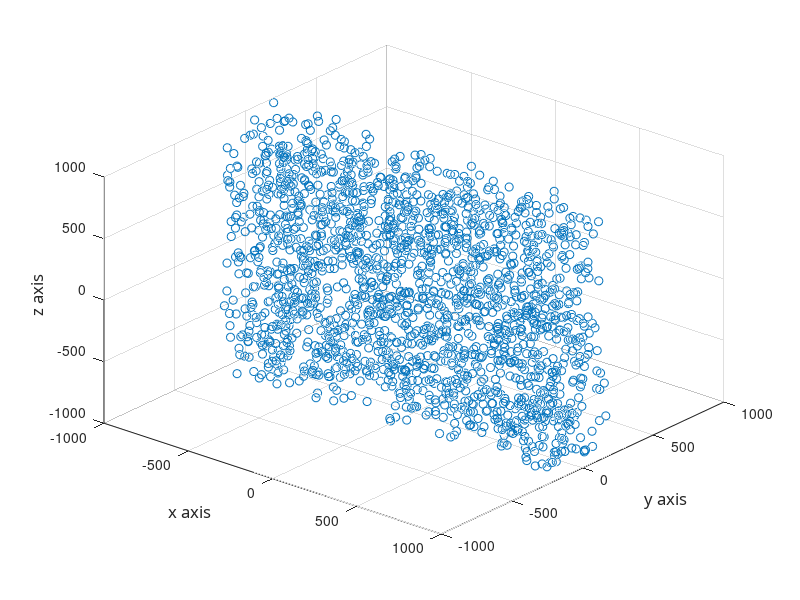
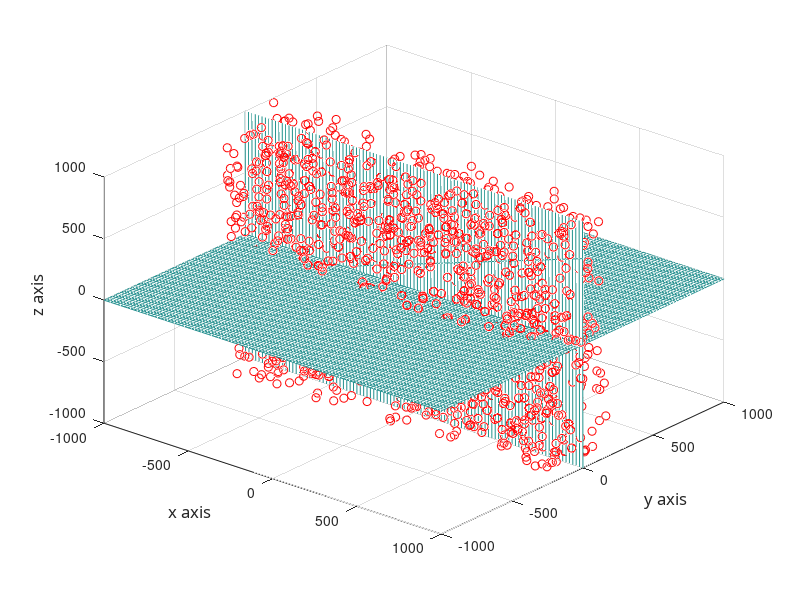
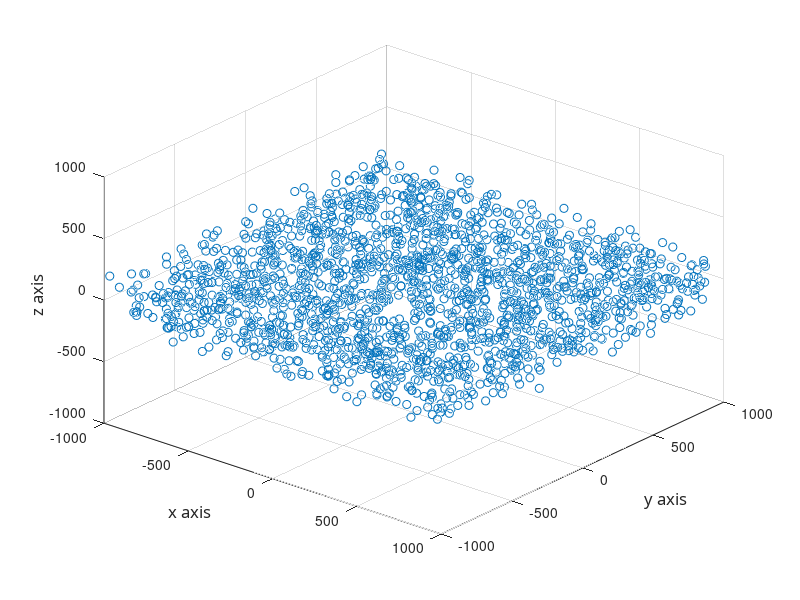

Recreate these plots in MATLAB, in order.

clc;
clear;
close all; 
%% Step0 随机数构建数据集
        ACC_X_1 = randperm(2001,2000)-1000;        % X轴向加速度
        ACC_Y_1 = (randperm(2002,2000)-1000).*0.2; % Y轴向加速度
        ACC_Z_1 = randperm(2003,2000)-1000;        % Z轴向加速度 
        Rot_X_1 = randperm(2004,2000).*0.05;        % X轴转速
        Rot_Y_1 = randperm(2005,2000).*0.05;        % Y轴转速
        Rot_Z_1 = randperm(2006,2000).*0.05;        % Z轴转速     
    
     % 此时人为设定车平面分布于ZX平面，此情况仅供测试使用
         % 画图
         figure('Name','Fig1_Random_Points','NumberTitle','off');
         scatter3(ACC_X_1,ACC_Y_1,ACC_Z_1);
         view(40,35)
         xlim([-1000 1000]); 
         ylim([-1000 1000]);
         zlim([-1000 1000]);
               xlabel('x axis','FontName','Times newman','FontSize',12);
               ylabel('y axis','FontName','Times newman','FontSize',12);
               zlabel('z axis','FontName','Times newman','FontSize',12);
%% Step1 数据采集   
     % 实际情况下此部分应为实时采集的加速度和转速数据组
     % Time = linspace(1, 2000 ,2000); %此处为手动添加数据点采集对应的时间     
     Time = linspace(1,length(ACC_X_1) ,length(ACC_X_1)); %此处为手动添加数据点采集对应的时间
     Data = [Time',ACC_X_1',ACC_Y_1',ACC_Z_1',Rot_X_1',Rot_Y_1',Rot_Z_1'];  %数据组 采集时间+X轴加速度+Y轴加速度+Z轴加速度
     
%% Step2 数据预处理   
     
     % % 轴向速度判定控制分段，此处省略步骤，实际使用时具体分析情况     
       
%% Step3 利用最小二乘法获得车辆的真实水平面 
 % 3.1 拟合前数据处理
     mean_ACC_all = mean(Data(:,2:4));   % XYZ轴向加速度平均值 mean
     std_ACC_all = std(Data(:,2:4));     % XYZ轴向加速度标准差 σ
     
    % Beta_i 对应了数据组的 Z_score 标准化分值    β_i=(x_i-mean)/σ
     Beta_all = (Data(:,2:4)-mean_ACC_all)./(std_ACC_all);  Beta_all = [Data(:,1),Beta_all];
     % Beta_all_max = max(Beta_all);
         FAR = 5; % FalseAcceptRate 错误接受率 可根据实际情况修改

    Data_Exclude_Outlier = Data (abs(Beta_all(:,2)) < FAR,:);                 % X轴晒选
    Data_Exclude_Outlier = Data_Exclude_Outlier(abs(Beta_all(:,3)) < FAR,:);  % Y轴晒选
    Data_Exclude_Outlier = Data_Exclude_Outlier(abs(Beta_all(:,4)) < FAR,:);  % Z轴晒选

 % 3.2 根据最小二乘法拟合车平面    （此处实际使用了奇异值分解（SVD）的手段求最小二乘平面）
    
         % 三维空间中的二维平面可以表示为 Ax+By+Cz+D = 0
         figure('Name','Fig2_Random_Points_Fit','NumberTitle','off');
         scatter3(ACC_X_1,ACC_Y_1,ACC_Z_1,'r');% scatter3(ACC_X_1,ACC_Y_1,ACC_Z_1,'r','filled');
         view(40,35)
         xlim([-1000 1000]); 
         ylim([-1000 1000]);
         zlim([-1000 1000]);
               xlabel('x axis','FontName','Times newman','FontSize',12);
               ylabel('y axis','FontName','Times newman','FontSize',12);
               zlabel('z axis','FontName','Times newman','FontSize',12);
         
           hold on;

        planeData= Data_Exclude_Outlier(:,2:4);   % 导入参与拟合平面的xyz三列数据

        % 协方差矩阵的SVD变换中，最小奇异值对应的奇异向量就是平面的方向
        xyz0 = mean(planeData,1);                         % 计算列均值
        centeredPlane = bsxfun(@minus,planeData,xyz0);    % bsxfun(@minus,planeData,xyz0)指planeData矩阵中元素与列均值xyz0的差值
        Plane4SVD = centeredPlane' * planeData;  
        [SVD_U,SVD_S,SVD_V]=svd(Plane4SVD);               % SVD分解求特征值 U·S·V

        % 矩阵计算结果中提取二维平面系数
        Plane.A=SVD_V(1,3);         % Ax+By+Cz+D = 0 中系数A
        Plane.B=SVD_V(2,3);         % Ax+By+Cz+D = 0 中系数B
        Plane.C=SVD_V(3,3);         % Ax+By+Cz+D = 0 中系数C
        Plane.D=-dot([Plane.A Plane.B Plane.C],xyz0);  % Ax+By+Cz+D = 0 中系数D 通过ABC构成的向量与列均值构成向量的点乘得到

        % 画图验证拟合结果 实际应用中可不使用 
            fit.x = -1000:20:1000;
            fit.y = -1000:20:1000;
            [FIT.X,FIT.Y]= meshgrid (fit.x,fit.y);
            FIT.Z = -(Plane.D + Plane.A * FIT.X + Plane.B * FIT.Y)/Plane.C;  % Ax+By+Cz+D = 0
            mesh(FIT.X,FIT.Y,FIT.Z);
            hold on 
            FIT.Z2 = zeros(size(FIT.Z));
            mesh(FIT.X,FIT.Y,FIT.Z2);
            
     
%% Step4：根据车平面对实际采集数据组进行轴角转换    
      Normal_Vector_1 = [0,0,1];                           % 初始三维平面法向量  N
      Normal_Vector_CarPlane = [Plane.A,Plane.B,Plane.C];  % 现在的车平面法向量  M
      % 计算初始平面与车平面间夹角 （通过向量的点乘实现）
      cos_RotateTheta =  dot(Normal_Vector_1,Normal_Vector_CarPlane) ./ ( norm(Normal_Vector_1)* norm(Normal_Vector_CarPlane));
      % 计算坐标转换所需的旋转轴向量 （通过向量的叉乘实现）
      Vector_RotateAxis = (cross(Normal_Vector_1,Normal_Vector_CarPlane))/(norm(cross(Normal_Vector_1,Normal_Vector_CarPlane)));
     
      % 计算转动矩阵 Rotate_Matrix （Q）
      c = cos_RotateTheta; s = sqrt(1-c^2); C = 1-c;
        x = Vector_RotateAxis(1,1) ; y = Vector_RotateAxis(1,2) ; z = Vector_RotateAxis(1,3);
       % z = Plane.A ; y = Plane.B ; x = Plane.C;
        Q = [x*x*C+c,x*y*C-z*s,x*z*C+y*s;y*x*C+z*s,y*y*C+c,y*z*C-x*s;z*x*C-y*s,z*y*C+x*s,z*z*C+c] ;
    % 对轴向加速度数据进行旋转操作  
        Data_Acc = Data(:,2:4); % Data3 = Data(:,2:4)';

                         % Data_Rotate = dot(Q,(Data(:,2:4)'));  错误
            %  Data_Rotate = Q*Data3;
        Data_Acc_Rotated = Data_Acc*Q;
       
         figure('Name','Fig3_Points_Rotated','NumberTitle','off');
          Data_Rotate2= Data_Acc_Rotated;
        %  scatter3(Data_Rotate(1,:),Data_Rotate(2,:),Data_Rotate(3,:));    
          scatter3(Data_Rotate2(:,1),Data_Rotate2(:,2),Data_Rotate2(:,3));    
         view(40,35)
         xlim([-1000 1000]); 
         ylim([-1000 1000]);
         zlim([-1000 1000]);
               xlabel('x axis','FontName','Times newman','FontSize',12);
               ylabel('y axis','FontName','Times newman','FontSize',12);
               zlabel('z axis','FontName','Times newman','FontSize',12);
    % 对转速数据进行旋转操作           
        Data_Rot = Data(:,5:7);         
        Data_Rot_Rotated = Data_Rot*Q; 
        
        Data_All_Rotated = [Data(:,1),Data_Acc_Rotated,Data_Rot_Rotated];  % 信号采集时间 三轴加速度 三轴转速
         
 %% Step5：根据新数据组和实测的偏航角对照，使用机器学习获得关联性        
       % XY平面上的  1.平均加速度，2.平均转速，3.加速度的标准差，4.转速的标准差 共8个数据构建1×8的矢量
      %  i 时刻
       Data_All_Rotated_i_1 = mean(Data_All_Rotated);  
       Data_All_Rotated_i_2 = std(Data_All_Rotated);
       Data_All_Rotated_i = [Data_All_Rotated_i_1(1,2:3),Data_All_Rotated_i_2(1,2:3),0,0,Data_All_Rotated_i_1(1,5:6),Data_All_Rotated_i_2(1,5:6),0,0];
%         accMeanX 0.10108176
%         accMeanY 0.17573071
%         accStdX 0.00604311
%         accStdY 0.0041152
%         accErrX 0.0             %此处系数为文章中提供，实际需使用机器学习通过实际数据集进行拟合迭代优化结果
%         accErrY 0.0
%         rotMeanX 0.11514755
%         rotMeanY 0.58944343
%         rotStdX 0.00560081
%         rotStdY 0.00283743
%         rotErrX 0.0
%         rotErrY 0.0
       
       feature_importances =[0.10108176;0.17573071;0.00604311;0.0041152;0.0;0.0;0.11514755;0.58944343;0.00560081;0.00283743;0.0;0.0];
       
       % 航向角
       Yaw_Angle_i = Data_All_Rotated_i *  feature_importances;
         
         

         
         
         
         
      
      
     